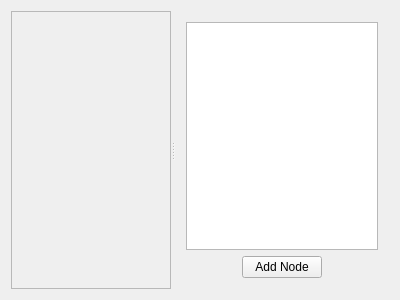
<?xml version="1.0" encoding="UTF-8"?>
<ui version="4.0">
 <class>Widget</class>
 <widget class="QWidget" name="Widget">
  <property name="geometry">
   <rect>
    <x>0</x>
    <y>0</y>
    <width>400</width>
    <height>300</height>
   </rect>
  </property>
  <property name="windowTitle">
   <string>Widget</string>
  </property>
  <layout class="QHBoxLayout" name="horizontalLayout_2">
   <item>
    <widget class="QSplitter" name="splitter">
     <property name="orientation">
      <enum>Qt::Horizontal</enum>
     </property>
     <widget class="QScrollArea" name="scrollArea">
      <property name="minimumSize">
       <size>
        <width>160</width>
        <height>0</height>
       </size>
      </property>
      <property name="widgetResizable">
       <bool>true</bool>
      </property>
      <widget class="QWidget" name="scrollAreaWidgetContents">
       <property name="geometry">
        <rect>
         <x>0</x>
         <y>0</y>
         <width>158</width>
         <height>280</height>
        </rect>
       </property>
      </widget>
     </widget>
     <widget class="QWidget" name="">
      <layout class="QVBoxLayout" name="verticalLayout">
       <item>
        <widget class="QTreeView" name="treeView"/>
       </item>
       <item>
        <layout class="QHBoxLayout" name="horizontalLayout">
         <item>
          <spacer name="horizontalSpacer_2">
           <property name="orientation">
            <enum>Qt::Horizontal</enum>
           </property>
           <property name="sizeHint" stdset="0">
            <size>
             <width>40</width>
             <height>20</height>
            </size>
           </property>
          </spacer>
         </item>
         <item>
          <widget class="QPushButton" name="pushButton">
           <property name="text">
            <string>Add Node</string>
           </property>
          </widget>
         </item>
         <item>
          <spacer name="horizontalSpacer">
           <property name="orientation">
            <enum>Qt::Horizontal</enum>
           </property>
           <property name="sizeHint" stdset="0">
            <size>
             <width>40</width>
             <height>20</height>
            </size>
           </property>
          </spacer>
         </item>
        </layout>
       </item>
      </layout>
     </widget>
    </widget>
   </item>
  </layout>
 </widget>
 <layoutdefault spacing="6" margin="11"/>
 <resources/>
 <connections/>
</ui>
